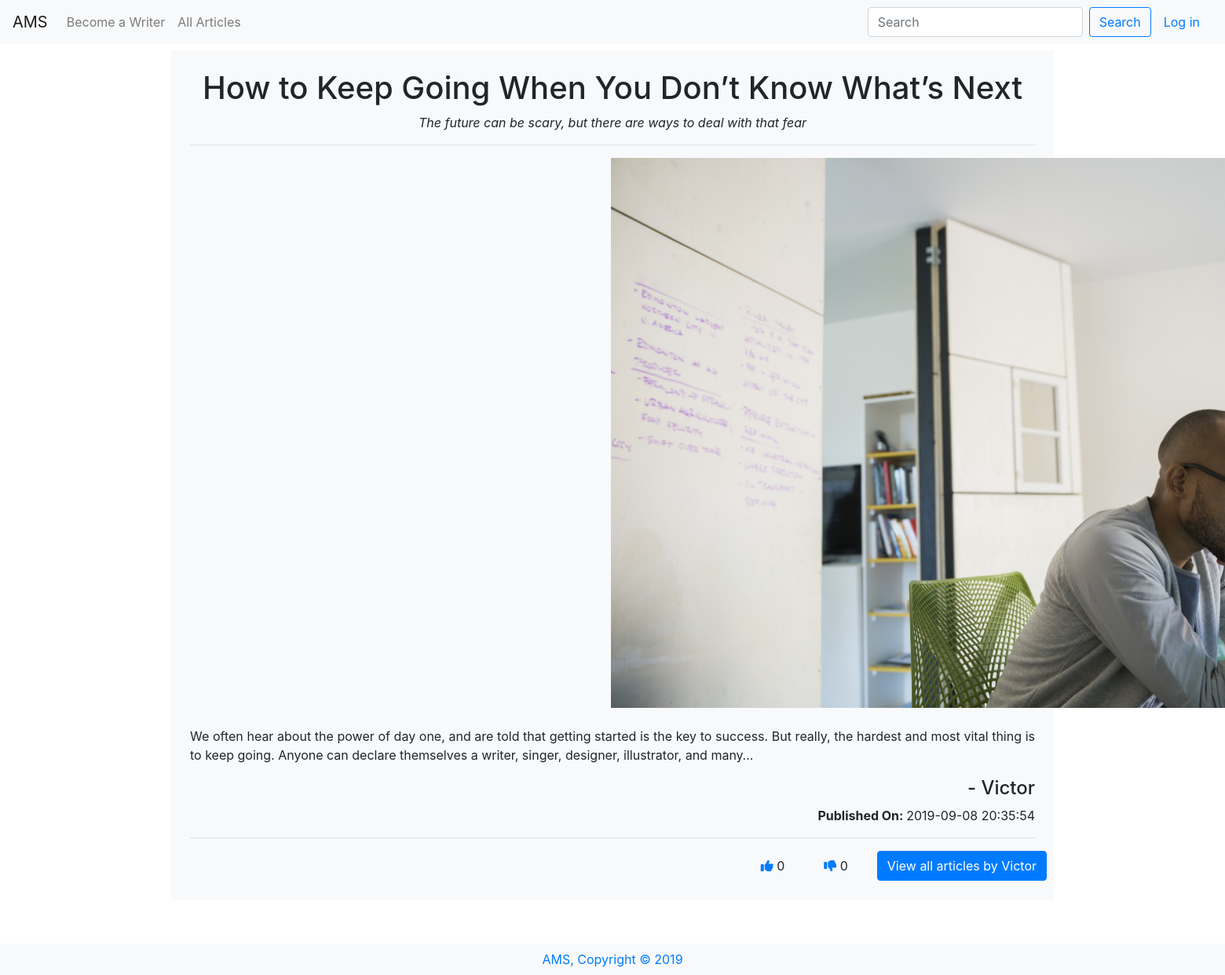
Screenshot of /viewone/15 with the database file from the repository.
### tables this page shows
CREATE TABLE 'articles' ('id' integer PRIMARY KEY AUTOINCREMENT NOT NULL, 'userid' smallint NOT NULL, 'title' varchar(255) NOT NULL, 'description' varchar(300) NOT NULL, 'content' text NOT NULL, 'like' smallint, 'dislike' smallint, 'image' bytea, 'date' timestamp NOT NULL DEFAULT CURRENT_TIMESTAMP);

CREATE TABLE users(
    id INTEGER NOT NULL PRIMARY KEY,
    username VARCHAR(255) NOT NULL UNIQUE,
    email VARCHAR(255) NOT NULL UNIQUE,
    password VARCHAR(255) NOT NULL
);

### application.py (the view)
@app.route("/viewone/<id>")
def viewone(id):
    rows = db.execute("SELECT * FROM users JOIN articles ON users.id = articles.userid WHERE articles.id=:id", id=id)
    if rows[0]['image']:
        rows[0]['image'] = "../" + rows[0]['image']
    return render_template("viewone.html", datum=rows[0])

### application.py (called while the page is built)
@app.after_request
def after_request(response):
    response.headers["Cache-Control"] = "no-cache, no-store, must-revalidate"
    response.headers["Expires"] = 0
    response.headers["Pragma"] = "no-cache"
    return response

### templates/viewone.html
{% extends "layout.html" %} {% block title %} View - {{ datum.title }} {% endblock %}
{% block main%}
      <div class="article mb-5 bg-light p-4">
        <div class="article_head">
        <h1>{{ datum.title }}</h1>
        <p><i>{{ datum.description }}</i></p>
      </div>
        <div class="article_body" id="more{{ datum.id }}">
        <hr>
        <div class="article_image mb-4"><img src="{{ datum.image }}" alt="{{ datum.title }}"></div>
        <p class="text-justify">{{ datum.content }}</p>
      </div>
      <h4 class="text-right">- {{ datum.username }}</h4>
      <p class="text-right"><b>Published On: </b>{{ datum.date }}</p>
      <hr>
        <div class="article_footer row">
          <a href="/like/{{ datum.id }}" class="btn mr-4 btn"><i class="fas fa-thumbs-up text-primary"></i>
            {{ datum.like }}</a>
        <a href="/dislike/{{ datum.id }}" class="btn mr-4 btn"><i class="fas fa-thumbs-down text-primary"></i>
            {{ datum.dislike }}</a>
          <a href="/viewall/{{ datum.userid }}"><button class="float-right btn btn-primary">View all articles by {{ datum.username }}</button></a>
        </div>
      </div>
    {% endblock %}

### static/styles.css (style rules this page uses)
h1 { text-align: center; }
.article_image { display: flex; max-height: 700px; }
.article_image img { object-fit: contain; }
.article_footer { display: flex; justify-content: flex-end; }

### rows the page displays
articles: title "How to Keep Going When You Don’t Know What’s Next", description "The future can be scary, but there are ways to deal with that fear", image (picture), content "We often hear about the power of day one, and are told that getting started is the key to success. But really, the hardest and most vital thing is to keep going. Anyone can declare themselves a writer, singer, designer, illustrator, and many…", date "2019-09-08 20:35:54", like "0", dislike "0"
users: username "Victor"
